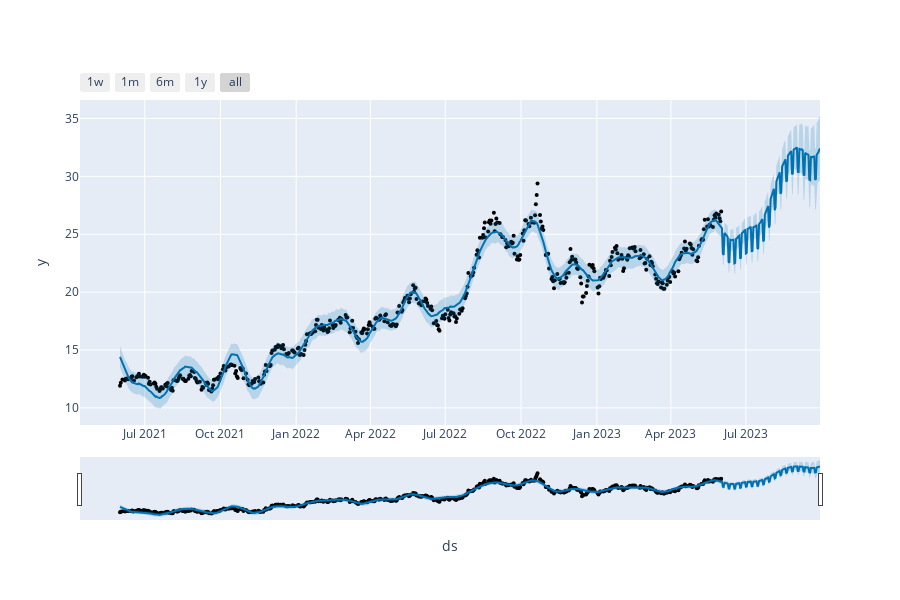

Notebook code cell kept with this figure:
### Code cell
# Carregar dados das ações

!pip install yfinance

import yfinance as yf

ticker = input("Digite o código da ação: ")
dados = yf.Ticker(ticker).history("2y")
dados.head

dados["Close"].plot()

dados.head()

treinamento = dados.reset_index()
treinamento = treinamento[["Date", "Close"]]
treinamento["Date"] = treinamento["Date"].dt.tz_localize(None)
treinamento.columns = ['ds', 'y']
treinamento

!pip install prophet

from prophet import Prophet
from prophet.plot import plot_plotly

#criar o modelo
modelo = Prophet()

# treinar modelo
modelo.fit(treinamento)

periodo = modelo.make_future_dataframe(120)

periodo.tail()

previsoes = modelo.predict(periodo)

previsoes

# Visualização gráfica

plot_plotly(modelo, previsoes)

### Figure 1 — Plotly figure (JSON) as saved in the notebook; plotly's stock layout.template omitted (floating-point values rounded to 4 significant figures; data arrays with more than 128 entries replaced by an {"elided": "..."} marker saying what was removed)
{"data": [{"marker": {"color": "black", "size": 4}, "mode": "markers", "name": "Actual", "type": "scatter", "x": {"elided": "500 str values"}, "y": {"elided": "500 float values"}}, {"hoverinfo": "skip", "line": {"width": 0}, "mode": "lines", "type": "scatter", "x": {"elided": "620 str values"}, "y": {"elided": "620 float values"}}, {"fill": "tonexty", "fillcolor": "rgba(0, 114, 178, 0.2)", "line": {"color": "#0072B2", "width": 2}, "mode": "lines", "name": "Predicted", "type": "scatter", "x": {"elided": "620 str values"}, "y": {"elided": "620 float values"}}, {"fill": "tonexty", "fillcolor": "rgba(0, 114, 178, 0.2)", "hoverinfo": "skip", "line": {"width": 0}, "mode": "lines", "type": "scatter", "x": {"elided": "620 str values"}, "y": {"elided": "620 float values"}}], "layout": {"height": 600, "showlegend": false, "width": 900, "xaxis": {"rangeselector": {"buttons": [{"count": 7, "label": "1w", "step": "day", "stepmode": "backward"}, {"count": 1, "label": "1m", "step": "month", "stepmode": "backward"}, {"count": 6, "label": "6m", "step": "month", "stepmode": "backward"}, {"count": 1, "label": "1y", "step": "year", "stepmode": "backward"}, {"step": "all"}]}, "rangeslider": {"visible": true}, "title": {"text": "ds"}, "type": "date"}, "yaxis": {"title": {"text": "y"}}}}
